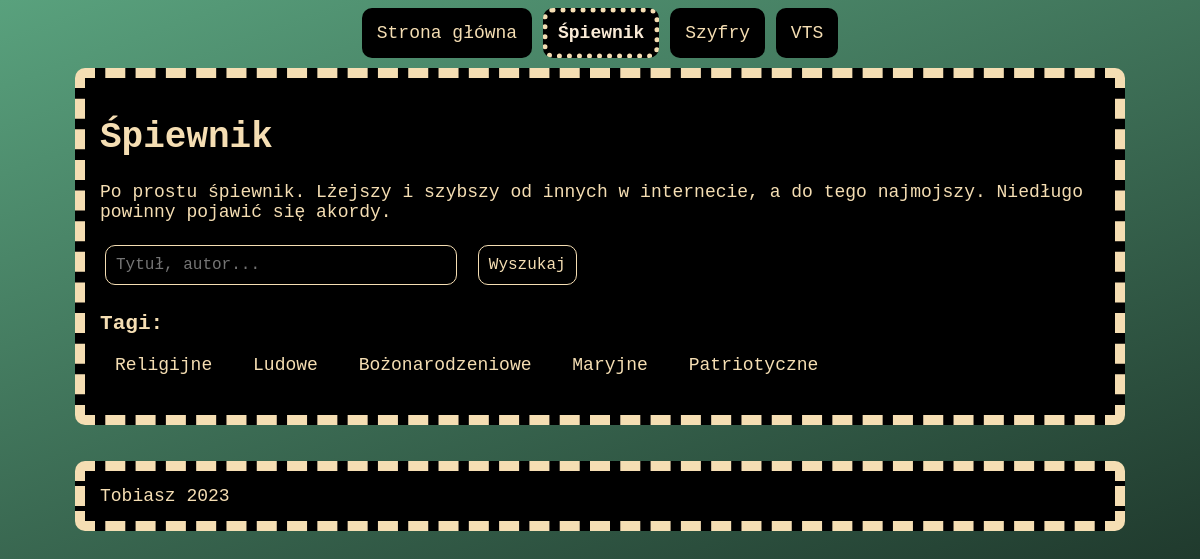
The app's page /spiewnik/ with its own data.
### models.py (models this page shows)
class Tag(db.Model):
    id = db.Column(db.Integer, primary_key=True)
    name = db.Column(db.String(150), nullable=False)

### spiewnik.py (the view, shortened to what this page needs)
@spiewnik.route('/', methods=['GET', 'POST'])
def spiewnik_index():
    form = SongSearchForm()
    if request.method == 'GET':
        return render_template('spiewnik.html', tags=Tag.query.all(), form=form, active_tab=active_tab)

### forms.py
class SongSearchForm(FlaskForm):
    query = StringField(
        'Tytuł, autor', validators=[DataRequired(),
        Length(min=3, max=100)],
        render_kw={'placeholder' :'Tytuł, autor...'})
    submit = SubmitField('Wyszukaj')

### templates/spiewnik.html (shortened to what this page needs)
{% extends "base.html" %}
{% block content %}
<h1>Śpiewnik</h1>
<p>Po prostu śpiewnik. Lżejszy i szybszy od innych w internecie, a do tego najmojszy. Niedługo powinny pojawić się akordy.</p>
<form method="POST" action="">
        {{ form.query(size=32) }} {{ form.submit() }}
</form>
<h3 style="margin-bottom: 5px;">Tagi:</h3>
{% for tag in tags %}
        <a class="button" href="/spiewnik/tag/{{ tag.id }}">{{ tag.name }}</a>
{% endfor %}
{% endblock %}

### static/css/main.css (style rules this page uses)
body { height: 100%; background: linear-gradient(160deg,rgb(89, 161, 125) 0%, rgb(18, 33, 26)100%); }
header.navbar a, .button { font-size: large; color: wheat; text-decoration: none; display: inline-block; background-color: black; padding: 10px; border: 5px; border-style: dotted; border-color: black; transition: all 0.2s ease-out; border-radius: 10px; margin-bottom: 10px; }
input { font-family: 'Courier New', Courier, monospace; font-size: medium; color: wheat; text-decoration: none; background-color: black; border-radius: 10px; transition: all 0.1s ease-in; padding: 10px; margin: 5px; border: 1px; border-style: solid; }
input[type='submit'] { cursor: pointer; }
a { text-decoration: none; color: goldenrod; }

### records on screen
Tag: name "Religijne"
Tag: name "Ludowe"
Tag: name "Bożonarodzeniowe"
Tag: name "Maryjne"
Tag: name "Patriotyczne"
